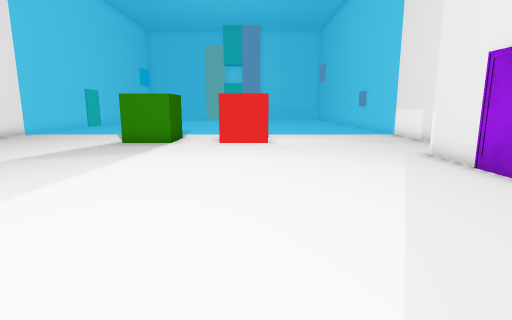
View 1 (above)

17 first-person views from a walk through a Unity game level. The camera is 1.5 m above the floor, tilts 10° down and sees 80° across. The floor is counted in squares, 1 m on a side. Each view is taken from the middle of a square. On the plan, view 1 faces up. The plan holds only what a view shows up to about 15 squares ahead; the rest is blank. The place goes on beyond the plan. The player character is not drawn. Door leaves are left out, so doorways stand open. Some surface patterns are stand-ins.

View 2
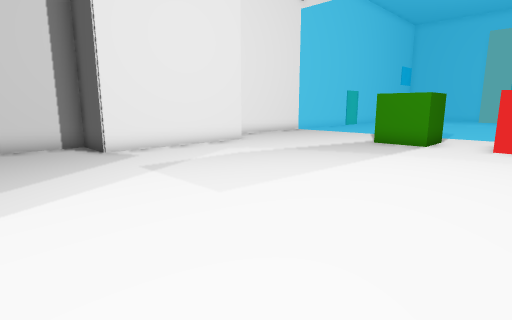

View 3
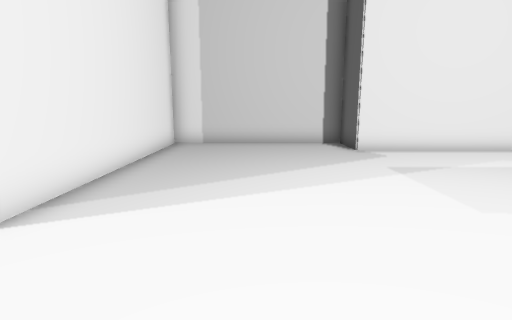

View 4
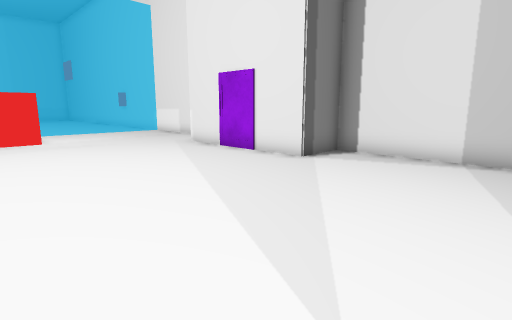

View 5
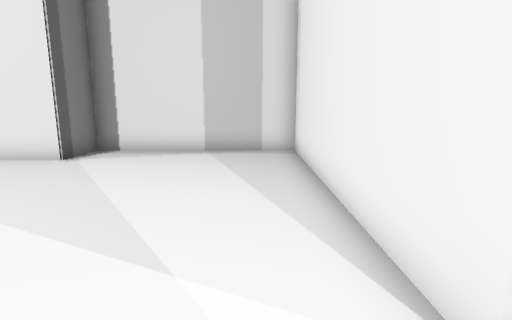

View 6
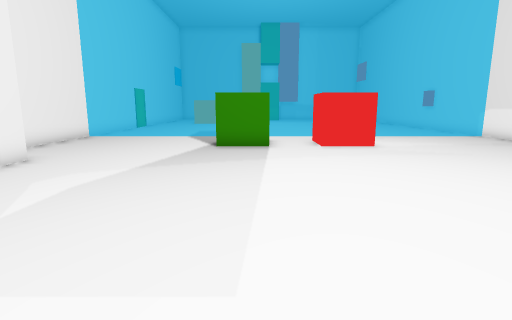

View 7
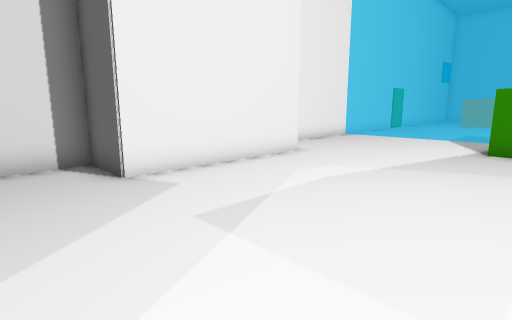

View 8
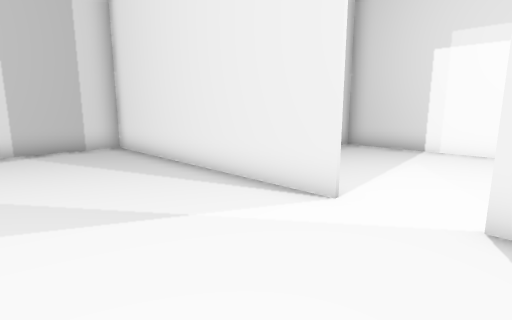

View 9
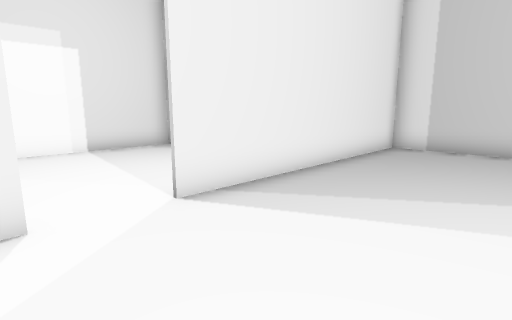

View 10
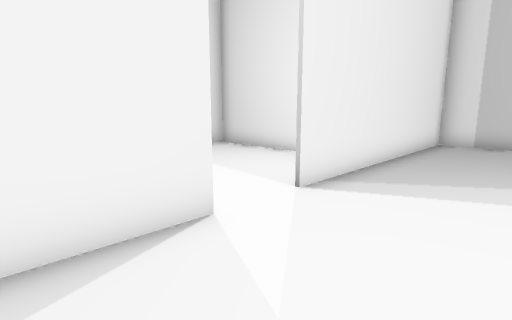

View 11
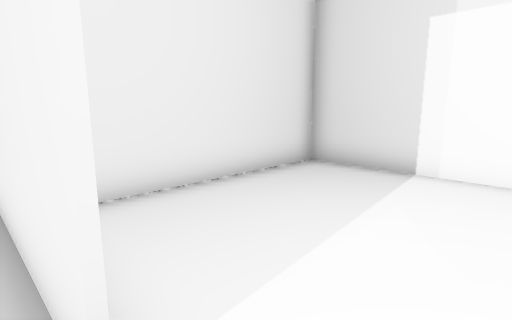

View 12
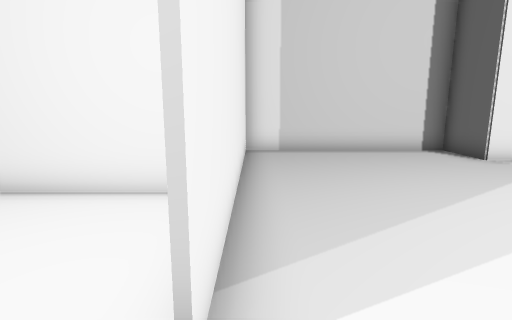

View 13
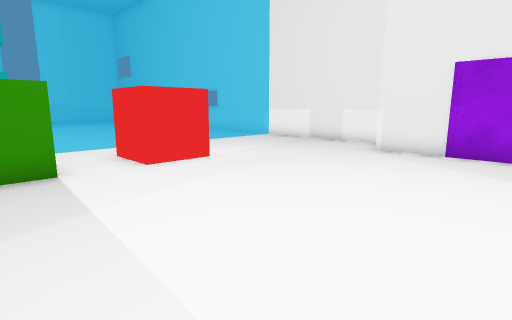

View 14
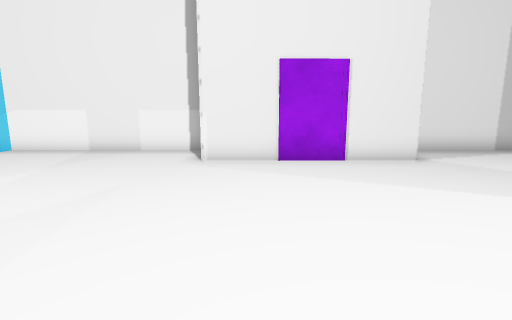

View 15
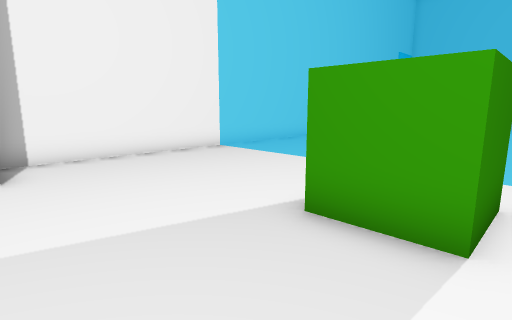

View 16
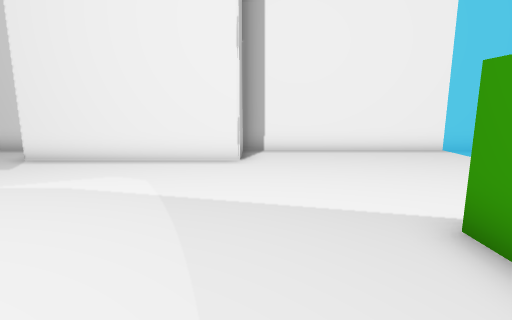

View 17
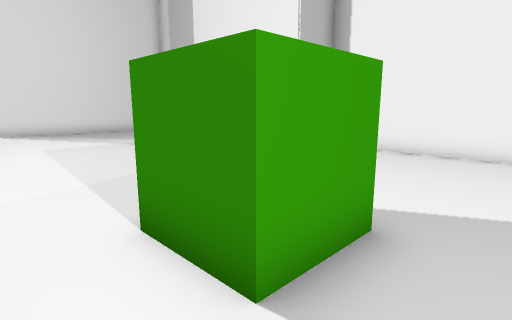

### Floor plan
Points are (right, up) in squares from view 1. A wall is a line through its corners. A room is listed if a view was taken in it or the views show most of it. See-through windows are left out.
Room 1 (views 1, 2, 3, 4, 5, 6, 7, 8, 9, 10, 13, 14, 15, 16, 17)
walls: (-12.1, 9.6) (-10.4, 9.6) (-10.4, 3.4) (-12.4, 3.4) (-12.4, -3.3) (-3.5, -3.3); (-1.6, -3.3) (7.5, -3.3) (7.5, 3.4) (5.5, 3.4) (5.5, 9.6); (7.5, 9.9) (7.5, 16.8); (-12.4, 17.5) (-12.4, 9.5)
ways out: opening at (-2.5, -3) to room 2
objects: other object (-5, 13) to (-4, 14); box (-1, 13) to (0, 14)
Room 2 (views 11, 12)
walls: (-7.2, -4.5) (-7.2, -10.2) (2, -10.2) (2, -4.5)
ways out: opening at (-2.5, -3) to room 1

Where each view was taken, in squares from view 1:
view 1: 0 up, 0 right, facing up
view 2: 0 up, 0 right, facing up-left
view 3: 0 up, 0 right, facing left
view 4: 2 down, 2 left, facing up-right
view 5: 2 down, 3 left, facing right
view 6: 1 up, 4 left, facing up
view 7: 1 up, 4 left, facing up-left
view 8: 1 up, 4 left, facing down-right
view 9: 1 up, 1 left, facing down-left
view 10: 0 up, 1 right, facing down-left
view 11: 3 down, 3 left, facing down-right
view 12: 3 down, 2 left, facing left
view 13: 5 up, 5 left, facing up-right
view 14: 8 up, 3 left, facing right
view 15: 9 up, 3 left, facing up-left
view 16: 10 up, 2 left, facing left
view 17: 16 up, 2 left, facing down-left
